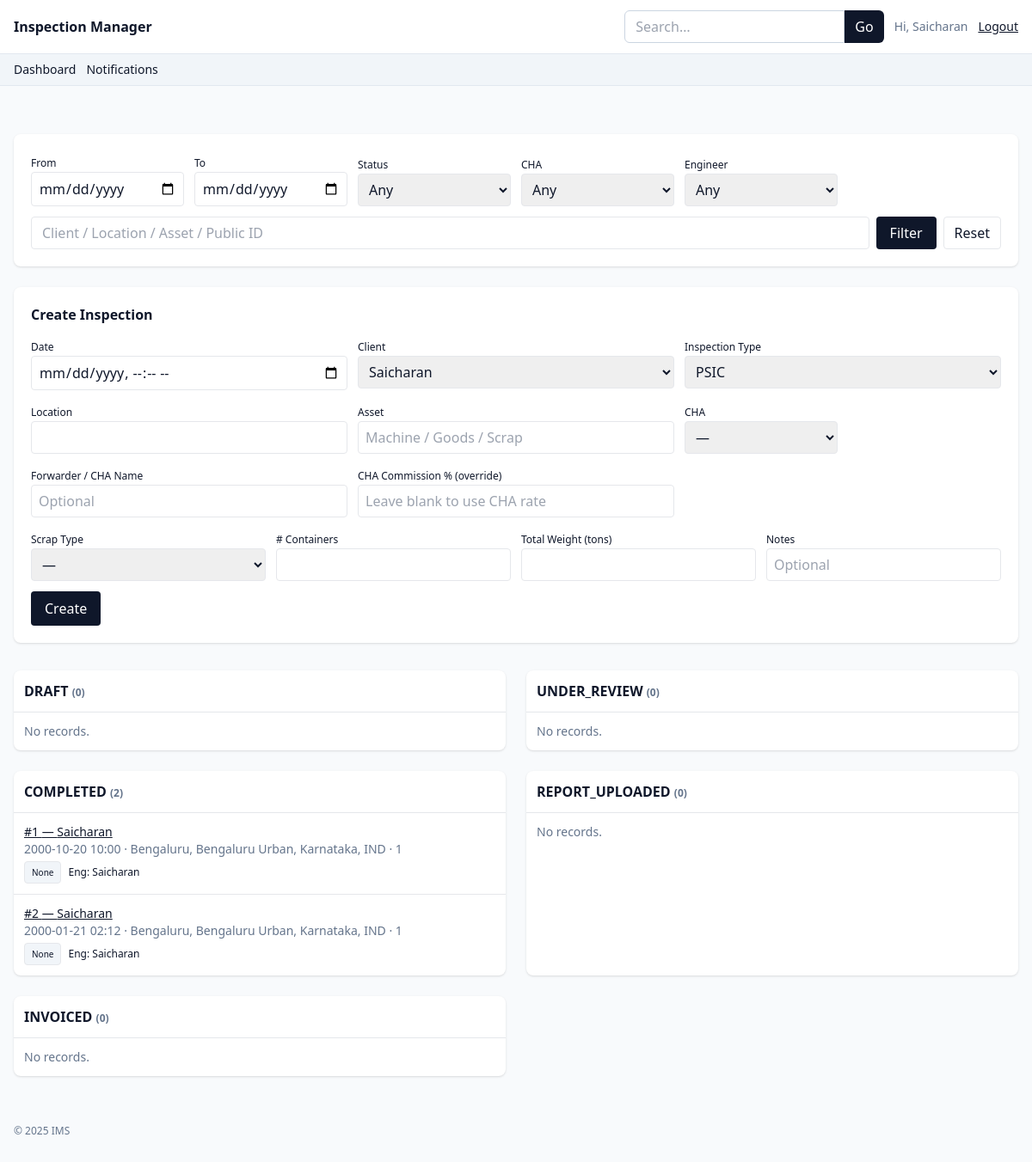
The app's page / (signed in) with its own data.
### app.py (models this page shows)
class Inspection(db.Model):
    __tablename__ = "inspection"
    id = db.Column(db.Integer, primary_key=True)
    public_id = db.Column(db.String(40), unique=True, index=True)
    seq_num = db.Column(db.Integer)  # sequence within type-year
    date = db.Column(db.DateTime, nullable=False, default=datetime.utcnow)
    inspection_type = db.Column(db.String(20), default=InspectionType.PSIC, nullable=False)
    client_id = db.Column(db.Integer, db.ForeignKey("client.id"))
    client = db.relationship("Client")
    location = db.Column(db.String(200))
    asset = db.Column(db.String(200))
    cha_id = db.Column(db.Integer, db.ForeignKey("cha.id"))
    cha = db.relationship("CHA")
    forwarder_name = db.Column(db.String(160))
    cha_commission_pct = db.Column(db.Float)  # optional override of CHA.commission_rate
    status = db.Column(db.String(40), default=InspectionStatus.DRAFT)
    engineer_id = db.Column(db.Integer, db.ForeignKey("user.id"))
    engineer = db.relationship("User")
    created_at = db.Column(db.DateTime, default=datetime.utcnow)
    scrap_type = db.Column(db.String(40))  # Metal / Plastic / Paper / Other
    container_count = db.Column(db.Integer)
    container_weight = db.Column(db.Float)  # tons
    container_notes = db.Column(db.Text)
    machinery_type = db.Column(db.String(160))
    year_of_manufacture = db.Column(db.Integer)
    original_cif_value = db.Column(db.Float)
    depreciation_pct = db.Column(db.Float)  # auto
    residual_value = db.Column(db.Float)    # auto
    balance_useful_life = db.Column(db.String(40))  # manual text like "3 years"
    goods_details = db.Column(db.Text)
    condition_notes = db.Column(db.Text)
    fair_market_value = db.Column(db.Float)

class Client(db.Model):
    __tablename__ = "client"
    id = db.Column(db.Integer, primary_key=True)
    name = db.Column(db.String(160), nullable=False)
    gst_number = db.Column(db.String(40))
    billing_address = db.Column(db.Text)

class User(db.Model):
    __tablename__ = "user"
    id = db.Column(db.Integer, primary_key=True)
    name = db.Column(db.String(120), nullable=False)
    email = db.Column(db.String(120), unique=True, nullable=False)
    password_hash = db.Column(db.String(255), nullable=False)
    role = db.Column(db.String(20), default=Role.ENGINEER, nullable=False)
    phone = db.Column(db.String(40))
    signature_key = db.Column(db.String(255))

### app.py (the view, shortened to what this page needs)
@app.route("/")
@role_required(Role.ADMIN, Role.ENGINEER, Role.ACCOUNTANT)
def dashboard():
    date_from = request.args.get("from")
    date_to = request.args.get("to")
    status = request.args.get("status")
    cha_id = request.args.get("cha_id")
    eng_id = request.args.get("engineer_id")
    q = request.args.get("q")
    qry = Inspection.query
    if date_from:
        df = datetime.fromisoformat(date_from)
        qry = qry.filter(Inspection.date >= df)
    if status:
        qry = qry.filter(Inspection.status == status)
    if cha_id:
        qry = qry.filter(Inspection.cha_id == int(cha_id))
    if eng_id:
        qry = qry.filter(Inspection.engineer_id == int(eng_id))
    if q:
        like = f"%{q}%"
        qry = qry.join(Client).filter(or_(
            Client.name.ilike(like), Inspection.location.ilike(like),
            Inspection.asset.ilike(like), Inspection.public_id.ilike(like)
        ))
    inspections = qry.order_by(Inspection.date.desc()).all()
    groups = {s: [] for s in InspectionStatus.ALL}
    for i in inspections:
        if i.status in groups:
            groups[i.status].append(i)
        else:
            groups[InspectionStatus.DRAFT].append(i)  # bucket legacy
    chas = CHA.query.all()
    engineers = User.query.filter(User.role == Role.ENGINEER).all()
    clients = Client.query.all()
    return render_template("dashboard.html", groups=groups, chas=chas, engineers=engineers, clients=clients)

### app.py (called while the page is built)
def role_required(*roles):
    def deco(fn):
        from functools import wraps
        @wraps(fn)
        def wrap(*a, **kw):
            if not session.get("user_id"):
                flash("Please login.", "warning")
                return redirect(url_for("login"))
            if roles and session.get("role") not in roles:
                flash("Unauthorized.", "danger")
                return redirect(url_for("dashboard"))
            return fn(*a, **kw)
        return wrap
    return deco

@app.context_processor
def inject_globals():
    return dict(
        Role=Role, InspectionStatus=InspectionStatus, InvoiceStatus=InvoiceStatus,
        ReportStatus=ReportStatus, CommissionStatus=CommissionStatus, now=datetime.utcnow,
        User=User, InspectionType=InspectionType
    )

### templates/dashboard.html (shortened to what this page needs)
{% extends "base.html" %}
{% block content %}
<div class="bg-white rounded-lg shadow p-5 mb-6">
    <form method="get" class="grid md:grid-cols-6 gap-3 items-end">
        <div>
            <label class="text-xs">From</label>
            <input type="date" name="from" value="{{ request.args.get('from','') }}"
                class="w-full border rounded px-2 py-1.5">
        </div>
        <div>
            <label class="text-xs">To</label>
            <input type="date" name="to" value="{{ request.args.get('to','') }}"
                class="w-full border rounded px-2 py-1.5">
        </div>
        <div>
            <label class="text-xs">Status</label>
            <select name="status" class="w-full border rounded px-2 py-1.5">
                <option value="">Any</option>
            </select>
        </div>
        <div>
            <label class="text-xs">CHA</label>
            <select name="cha_id" class="w-full border rounded px-2 py-1.5">
                <option value="">Any</option>
            </select>
        </div>
        <div>
            <label class="text-xs">Engineer</label>
            <select name="engineer_id" class="w-full border rounded px-2 py-1.5">
                <option value="">Any</option>
            </select>
        </div>
        <div class="md:col-span-6 flex gap-2">
            <input name="q" placeholder="Client / Location / Asset / Public ID" value="{{ request.args.get('q','') }}"
                class="flex-1 border rounded px-3 py-1.5">
            <button class="bg-slate-900 text-white rounded px-4">Filter</button>
            <a href="{{ url_for('dashboard') }}" class="rounded border px-3 py-1.5">Reset</a>
        </div>
    </form>
</div>
{% if session.get('role') in [Role.ADMIN, Role.ENGINEER] %}
<div class="bg-white rounded-lg shadow p-5 mb-8">
    <h2 class="font-semibold mb-3">Create Inspection</h2>
    <form method="post" action="{{ url_for('inspection_create') }}" class="grid md:grid-cols-6 gap-3">
        <div class="md:col-span-2">
            <label class="text-xs">Date</label>
            <input required type="datetime-local" name="date" class="w-full border rounded px-2 py-1.5">
        </div>
        <div class="md:col-span-2">
            <label class="text-xs">Client</label>
            <select name="client_id" required class="w-full border rounded px-2 py-1.5">
                {% for c in clients %}<option value="{{ c.id }}">{{ c.name }}</option>{% endfor %}
            </select>
        </div>
        <div class="md:col-span-2">
            <label class="text-xs">Inspection Type</label>
            <select name="inspection_type" id="inspection_type" class="w-full border rounded px-2 py-1.5">
                {% for t in InspectionType.ALL %}
                <option value="{{ t }}">{{ InspectionType.CODE_TO_LABEL.get(t,t) }}</option>
                {% endfor %}
            </select>
        </div>
        <div class="md:col-span-2">
            <label class="text-xs">Location</label>
            <input name="location" class="w-full border rounded px-2 py-1.5">
        </div>
        <div class="md:col-span-2">
            <label class="text-xs">Asset</label>
            <input name="asset" class="w-full border rounded px-2 py-1.5" placeholder="Machine / Goods / Scrap">
        </div>
        {% if session.get('role') == Role.ADMIN %}
        <div>
            <label class="text-xs">Status</label>
            <select name="status" class="w-full border rounded px-2 py-1.5">
                {% for s in InspectionStatus.ALL %}<option value="{{ s }}">{{ s }}</option>{% endfor %}
            </select>
        </div>
        <div>
            <label class="text-xs">Engineer</label>
            <select name="engineer_id" class="w-full border rounded px-2 py-1.5">
                <option value="">—</option>
                {% for e in engineers %}<option value="{{ e.id }}">{{ e.name }}</option>{% endfor %}
            </select>
        </div>
        <div>
            <label class="text-xs">CHA</label>
            <select name="cha_id" class="w-full border rounded px-2 py-1.5">
                <option value="">—</option>
                {% for c in chas %}<option value="{{ c.id }}">{{ c.name }}</option>{% endfor %}
            </select>
        </div>
        {% else %}
        <div>
            <label class="text-xs">CHA</label>
            <select name="cha_id" class="w-full border rounded px-2 py-1.5">
                <option value="">—</option>
            </select>
        </div>
        {% endif %}
        <div class="md:col-span-2">
            <label class="text-xs">Forwarder / CHA Name</label>
            <input name="forwarder_name" class="w-full border rounded px-2 py-1.5" placeholder="Optional">
        </div>
        <div class="md:col-span-2">
            <label class="text-xs">CHA Commission % (override)</label>
            <input name="cha_commission_pct" type="number" min="0" step="0.01" class="w-full border rounded px-2 py-1.5"
                placeholder="Leave blank to use CHA rate">
        </div>
        <div class="md:col-span-6 type-block" data-type="PSIC">
            <div class="grid md:grid-cols-4 gap-3">
                <div>
                    <label class="text-xs">Scrap Type</label>
                    <select name="scrap_type" class="w-full border rounded px-2 py-1.5">
                        <option value="">—</option>
                    </select>
                </div>
                <div>
                    <label class="text-xs"># Containers</label>
                    <input name="container_count" type="number" min="0" class="w-full border rounded px-2 py-1.5">
                </div>
                <div>
                    <label class="text-xs">Total Weight (tons)</label>
                    <input name="container_weight" type="number" step="0.01" min="0"
                        class="w-full border rounded px-2 py-1.5">
                </div>
                <div class="md:col-span-1">
                    <label class="text-xs">Notes</label>
                    <input name="container_notes" class="w-full border rounded px-2 py-1.5" placeholder="Optional">
                </div>
            </div>
        </div>
        <div class="md:col-span-6">
            <button class="bg-slate-900 text-white rounded px-4 py-2">Create</button>
        </div>
    </form>
</div>
{% endif %}
<div class="grid md:grid-cols-2 xl:grid-cols-4 gap-6">
    {% for status, items in groups.items() %}
    <div class="bg-white rounded-lg shadow">
        <div class="border-b p-3 font-semibold">{{ status }} <span class="text-xs text-slate-500">({{ items|length
                }})</span></div>
        <ul class="divide-y">
            {% for i in items %}
            <li class="p-3 text-sm">
                <a class="font-medium underline" href="{{ url_for('inspection_detail', inspection_id=i.id) }}">
                    {{ i.public_id or ('#' ~ i.id) }} — {{ i.client.name if i.client else '—' }}
                </a>
                <div class="text-slate-500">
                    {{ i.date.strftime('%Y-%m-%d %H:%M') }} · {{ i.location or '—' }} · {{ i.asset or '—' }}
                </div>
                <div class="flex items-center gap-2 mt-1">
                    <span class="text-[10px] px-2 py-0.5 rounded bg-slate-100 border">
                        {{ InspectionType.CODE_TO_LABEL.get(i.inspection_type, i.inspection_type) }}
                    </span>
                    {% if i.engineer %}<div class="text-xs">Eng: {{ i.engineer.name }}</div>{% endif %}
                </div>
            </li>
            {% else %}
            <li class="p-3 text-sm text-slate-500">No records.</li>
            {% endfor %}
        </ul>
    </div>
    {% endfor %}
</div>
{% endblock %}

### records on screen
Inspection: id "#1", client "Saicharan", date "2000-10-20 10:00", location "Bengaluru, Bengaluru Urban, Karnataka, IND", asset "1", CODE_TO_LABEL.get "None", engineer.name "Saicharan"
Inspection: id "#2", client "Saicharan", date "2000-01-21 02:12", location "Bengaluru, Bengaluru Urban, Karnataka, IND", asset "1", CODE_TO_LABEL.get "None", engineer.name "Saicharan"

### other values on screen
{{ session.get('user_name') }} "Saicharan"
{{ status }} "DRAFT" "UNDER_REVIEW" "COMPLETED" "REPORT_UPLOADED" "INVOICED"
{{ items|length }} "0" "0" "2" "0" "0"
form field client_id "Saicharan"
form field inspection_type "PSIC"
